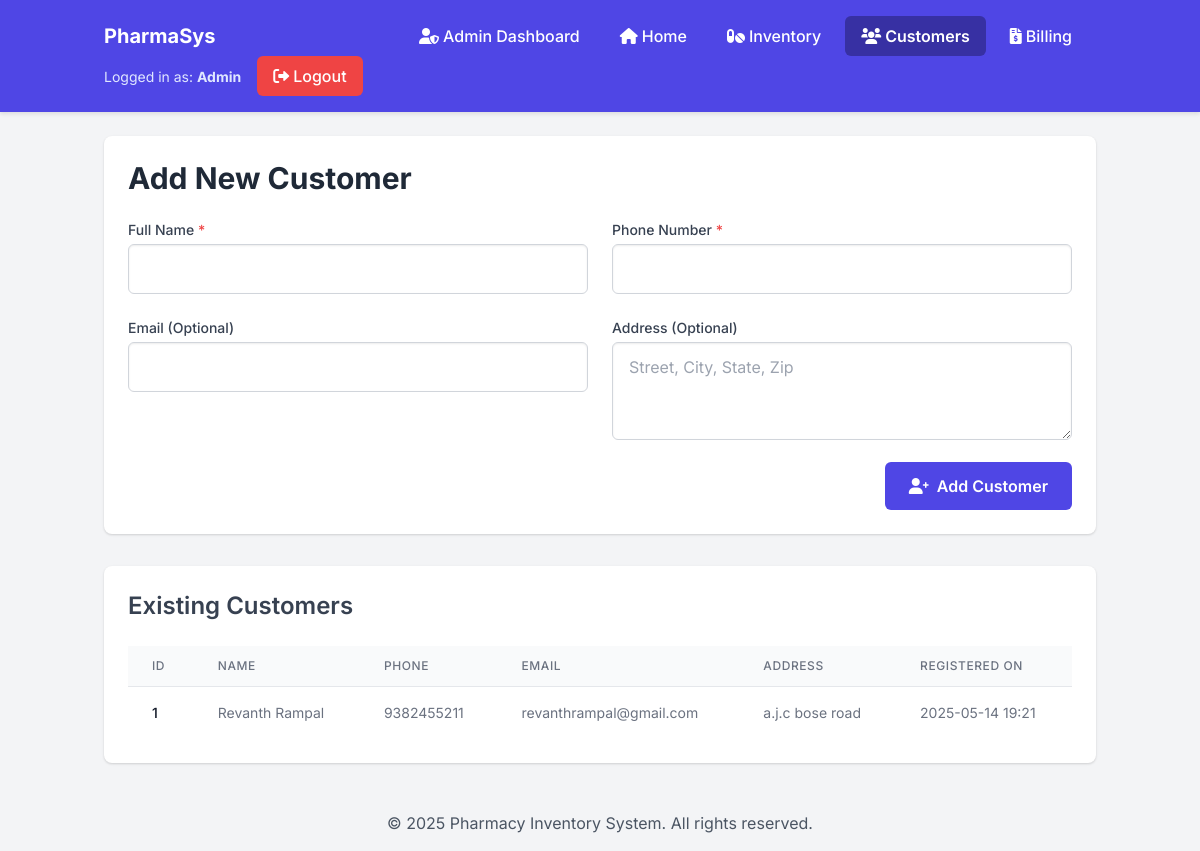
Page /customers (signed in) on the earlier database version.
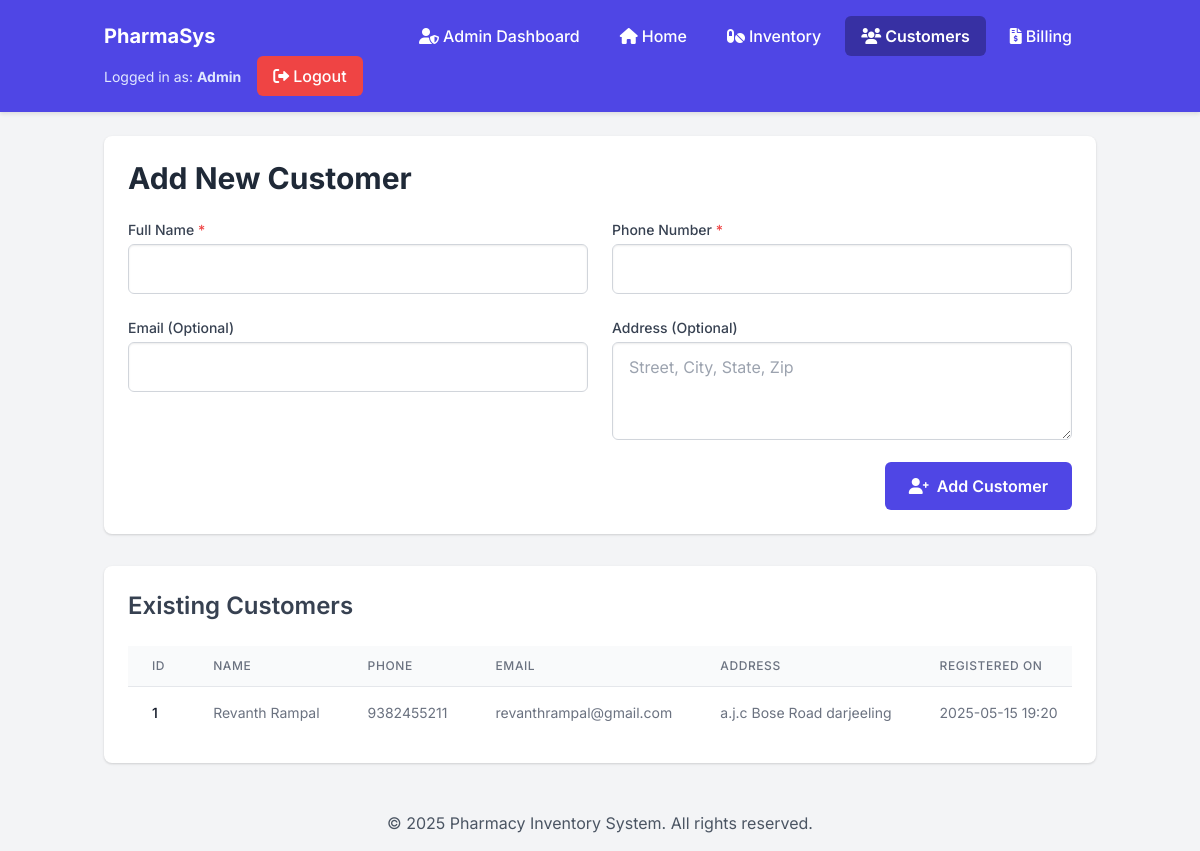
Same page on the later database version.
### tables this page shows
CREATE TABLE customers (
    id INTEGER PRIMARY KEY AUTOINCREMENT,
    name TEXT NOT NULL,
    phone_number TEXT NOT NULL UNIQUE,
    email TEXT,
    address TEXT,
    registered_at DATETIME DEFAULT CURRENT_TIMESTAMP
);

### app.py (the view)
@app.route('/customers', methods=['GET'])
@login_required()
def customers():
    db = get_db()
    if not table_exists('customers'):
        flash("The 'customers' table is missing. Please initialize the database.", "error")
        return render_template('customers.html', customers=[]), 500
    all_customers = db.execute("SELECT id, name, phone_number, email, address, strftime('%Y-%m-%d %H:%M', registered_at) as registered_at FROM customers ORDER BY name ASC").fetchall()
    return render_template('customers.html', customers=all_customers)

### app.py (called while the page is built, shortened)
def get_db():
    db = getattr(g, '_database', None)
    if db is None:
        db = g._database = sqlite3.connect(DATABASE)
        db.row_factory = sqlite3.Row
    return db

@app.teardown_appcontext
def close_connection(exception):
    db = getattr(g, '_database', None)
    if db is not None:
        db.close()

def table_exists(table_name):
    db = get_db()
    cur = db.execute("SELECT name FROM sqlite_master WHERE type='table' AND name=?", (table_name,))
    return cur.fetchone() is not None

@app.context_processor
def inject_now():
    return {'SCRIPT_START_TIME': datetime.datetime.utcnow()}

@app.context_processor
def inject_user_role():
    if 'user_id' in session:
        return {'user_role': session.get('role')}
    return {}

def login_required(role=None):
    def decorator(f):
        @wraps(f)
        def decorated_function(*args, **kwargs):
            if 'user_id' not in session:
                flash('Please log in to access this page.', 'info')
                return redirect(url_for('login', next=request.url))
            return f(*args, **kwargs)
        return decorated_function
    return decorator

### templates/customers.html (shortened to what this page needs)
{% extends "base.html" %}
{% block content %}
<div class="card">
    <h1 class="text-3xl font-bold text-gray-800 mb-6">Add New Customer</h1>
    <form method="POST" action="{{ url_for('add_customer') }}">
        <div class="grid grid-cols-1 md:grid-cols-2 gap-6 mb-4">
            <div>
                <label for="name" class="block text-sm font-medium text-gray-700 mb-1">Full Name <span class="text-red-500">*</span></label>
                <input type="text" id="name" name="name" class="input-field" required>
            </div>
            <div>
                <label for="phone_number" class="block text-sm font-medium text-gray-700 mb-1">Phone Number <span class="text-red-500">*</span></label>
                <input type="tel" id="phone_number" name="phone_number" class="input-field" required>
            </div>
            <div>
                <label for="email" class="block text-sm font-medium text-gray-700 mb-1">Email (Optional)</label>
                <input type="email" id="email" name="email" class="input-field">
            </div>
            <div>
                <label for="address" class="block text-sm font-medium text-gray-700 mb-1">Address (Optional)</label>
                <textarea id="address" name="address" rows="3" class="input-field" placeholder="Street, City, State, Zip"></textarea>
            </div>
        </div>
        <div class="flex justify-end">
            <button type="submit" class="btn btn-primary">
                <i class="fas fa-user-plus mr-2"></i>Add Customer
            </button>
        </div>
    </form>
</div>
<div class="card mt-8">
    <h2 class="text-2xl font-semibold text-gray-700 mb-6">Existing Customers</h2>
    {% if customers %}
    <div class="table-responsive">
        <table class="min-w-full divide-y divide-gray-200">
            <thead class="bg-gray-50">
                <tr>
                    <th class="px-6 py-3 text-left text-xs font-medium text-gray-500 uppercase tracking-wider">ID</th>
                    <th class="px-6 py-3 text-left text-xs font-medium text-gray-500 uppercase tracking-wider">Name</th>
                    <th class="px-6 py-3 text-left text-xs font-medium text-gray-500 uppercase tracking-wider">Phone</th>
                    <th class="px-6 py-3 text-left text-xs font-medium text-gray-500 uppercase tracking-wider">Email</th>
                    <th class="px-6 py-3 text-left text-xs font-medium text-gray-500 uppercase tracking-wider">Address</th>
                    <th class="px-6 py-3 text-left text-xs font-medium text-gray-500 uppercase tracking-wider">Registered On</th>
                </tr>
            </thead>
            <tbody class="bg-white divide-y divide-gray-200">
                {% for customer in customers %}
                <tr>
                    <td class="px-6 py-4 whitespace-nowrap text-sm font-medium text-gray-900">{{ customer.id }}</td>
                    <td class="px-6 py-4 whitespace-nowrap text-sm text-gray-500">{{ customer.name }}</td>
                    <td class="px-6 py-4 whitespace-nowrap text-sm text-gray-500">{{ customer.phone_number }}</td>
                    <td class="px-6 py-4 whitespace-nowrap text-sm text-gray-500">{{ customer.email or 'N/A' }}</td>
                    <td class="px-6 py-4 whitespace-nowrap text-sm text-gray-500">{{ customer.address or 'N/A' }}</td>
                    <td class="px-6 py-4 whitespace-nowrap text-sm text-gray-500">{{ customer.registered_at if customer.registered_at else 'N/A' }}</td>
                </tr>
                {% endfor %}
            </tbody>
        </table>
    </div>
    {% else %}
    <p class="text-gray-500">No customers found.</p>
    {% endif %}
</div>
{% endblock %}

### templates/base.html (shortened to what this page needs)
<!DOCTYPE html>
<html lang="en">
<head>
    <script src="https://cdn.tailwindcss.com"></script>
    <link rel="stylesheet" href="https://cdnjs.cloudflare.com/ajax/libs/font-awesome/6.0.0-beta3/css/all.min.css">
</head>
<body>
    {% if session.user_id %}
    <nav class="navbar">
        <div class="container flex flex-wrap justify-between items-center">
            <a href="{{ url_for('index_redirect') }}" class="text-xl font-bold text-white mr-auto">PharmaSys</a>
            <div class="flex items-center order-1 md:order-2">
                {% if session.user_id %}
                    <span class="nav-user-info">
                        Logged in as: <strong>{{ session.role | capitalize }}</strong>
                    </span>
                    <a href="{{ url_for('logout') }}" class="nav-link bg-red-500 hover:bg-red-600">
                        <i class="fas fa-sign-out-alt mr-1"></i>Logout
                    </a>
                {% else %}
                    <a href="{{ url_for('login') }}" class="nav-link {% if request.endpoint == 'login' %}active{% endif %}">
                        <i class="fas fa-sign-in-alt mr-1"></i>Login
                    </a>
                {% endif %}
            </div>
            <div class="w-full md:w-auto md:flex md:items-center mt-3 md:mt-0 order-2 md:order-1">
                {% if session.role == 'admin' %}
                 <a href="{{ url_for('admin_home') }}" class="nav-link {% if request.endpoint == 'admin_home' %}active{% endif %}"><i class="fas fa-user-shield mr-1"></i>Admin Dashboard</a>
                {% endif %}
                <a href="{{ url_for('home') }}" class="nav-link {% if request.endpoint == 'home' and session.role != 'admin' %}active{% endif %}"><i class="fas fa-home mr-1"></i>Home</a>
                <a href="{{ url_for('inventory') }}" class="nav-link {% if request.endpoint == 'inventory' %}active{% endif %}"><i class="fas fa-pills mr-1"></i>Inventory</a>
                <a href="{{ url_for('customers') }}" class="nav-link {% if request.endpoint == 'customers' or request.endpoint == 'add_customer' %}active{% endif %}"><i class="fas fa-users mr-1"></i>Customers</a>
                <a href="{{ url_for('billing_page') }}" class="nav-link {% if request.endpoint == 'billing_page' %}active{% endif %}"><i class="fas fa-file-invoice-dollar mr-1"></i>Billing</a>
            </div>
        </div>
    </nav>
    {% endif %}
    <main class="container mt-6">
        {% block content %}{% endblock %}
    </main>
    {% if session.user_id %}
    <footer class="text-center p-4 text-gray-600 mt-8">
        <p>&copy; {{ SCRIPT_START_TIME.year if SCRIPT_START_TIME else "" }} Pharmacy Inventory System. All rights reserved.</p>
    </footer>
    {% endif %}
</body>
</html>

### templates/base.html (style rules this page uses)
body { font-family: 'Inter', sans-serif; background-color: #f3f4f6; }
.navbar { background-color: #4f46e5; padding: 1rem; margin-bottom: 1.5rem; box-shadow: 0 2px 4px rgba(0,0,0,0.1); }
.nav-link { color: white; margin-right: 0.5rem; font-weight: 500; text-decoration: none; padding: 0.5rem 1rem; border-radius: 0.375rem; transition: background-color 0.2s ease-in-out; }
.nav-link.active { background-color: #3730a3; font-weight: 600; }
.nav-user-info { color: #e0e7ff; font-size: 0.875rem; margin-right: 1rem; }
.container { margin-left: auto; margin-right: auto; padding-left: 1rem; padding-right: 1rem; max-width: 1280px; }
.card { background-color: white; border-radius: 0.5rem; box-shadow: 0 1px 3px 0 rgba(0,0,0,0.1), 0 1px 2px 0 rgba(0,0,0,0.06); padding: 1.5rem; margin-bottom: 1.5rem; }
.input-field { width: 100%; padding: 0.75rem 1rem; border: 1px solid #d1d5db; border-radius: 0.375rem; box-shadow: inset 0 1px 2px rgba(0,0,0,0.075); }
.btn { padding: 0.75rem 1.5rem; border-radius: 0.375rem; font-weight: 600; transition: background-color 0.2s ease-in-out; cursor: pointer; display: inline-flex; align-items: center; justify-content: center; }
.btn-primary { background-color: #4f46e5; color: white; }
.table-responsive { overflow-x: auto; }

Differences in the rows shown:
changed customers "Revanth Rampal": address "a.j.c bose road" → "a.j.c Bose Road darjeeling"; registered_at "2025-05-14 19:21" → "2025-05-15 19:20"
